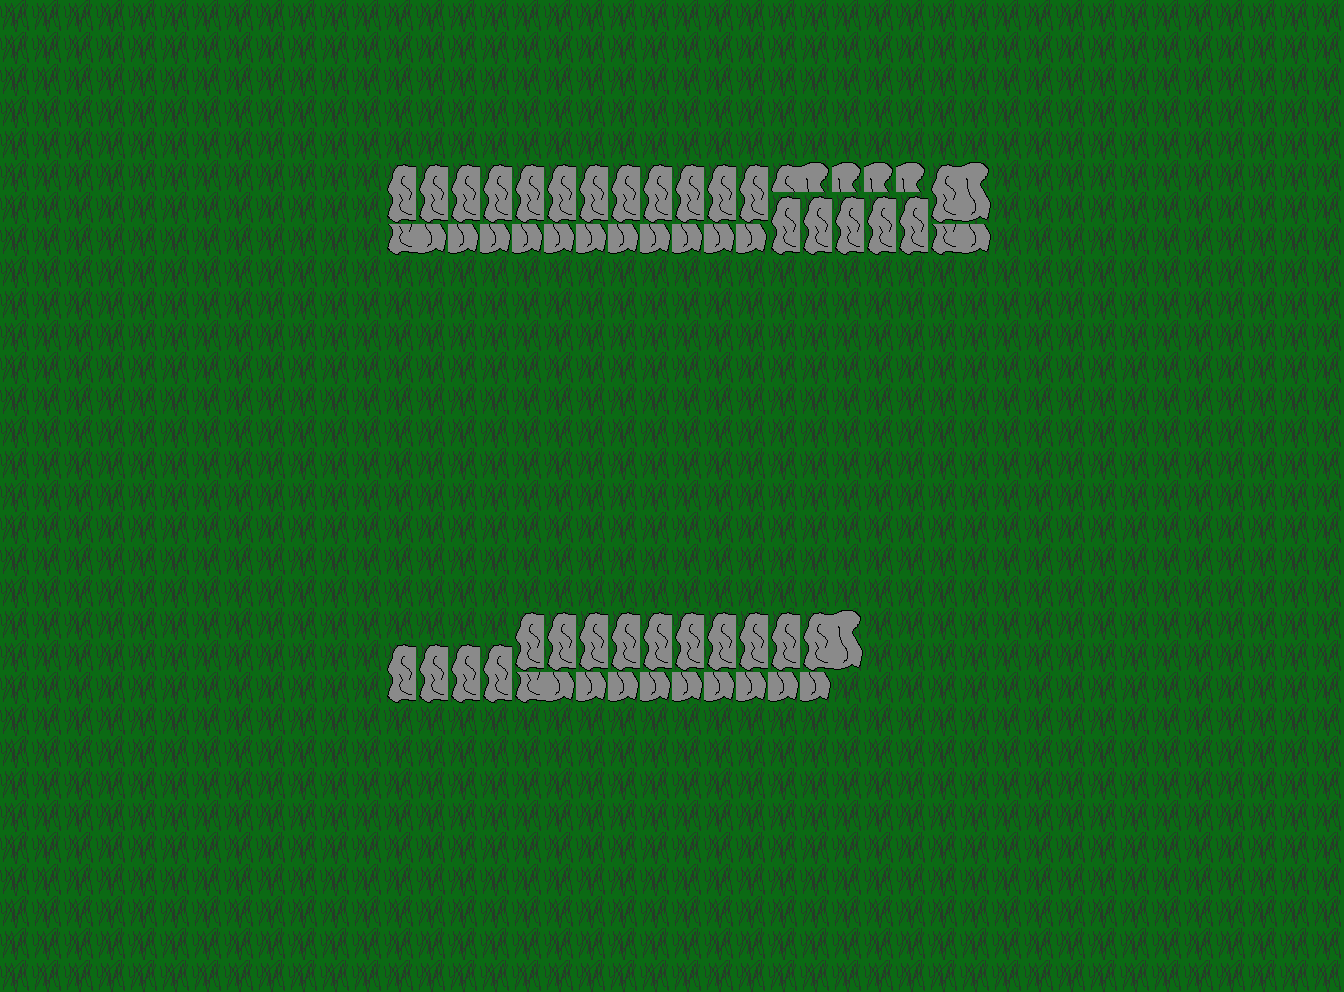

A 2D game scene composited from a Tiled map and its tileset images. What follows is a short description and the map's XML, with every tile layer's data as written:
An orthogonal 42x31 tile map with 32x32 px tiles, 2 tile layers (grass, rocks), 2 tilesets.

<map version="1.0" tiledversion="1.1.6" orientation="orthogonal" renderorder="right-down" width="42" height="31" tilewidth="32" tileheight="32" infinite="0" nextobjectid="1">
 <tileset firstgid="1" name="rockTile" tilewidth="32" tileheight="32" tilecount="4" columns="2">
  <image source="rockTile.png" width="64" height="64" />
 </tileset>
 <tileset firstgid="5" name="grassTile" tilewidth="32" tileheight="32" tilecount="2" columns="1">
  <image source="grassTile.png" width="32" height="64" />
 </tileset>
 <layer name="grass" width="42" height="31">
  <data encoding="csv">
5,5,5,5,5,5,5,5,5,5,5,5,5,5,5,5,5,5,5,5,5,5,5,5,5,5,5,5,5,5,5,5,5,5,5,5,5,5,5,5,5,5,
5,5,5,5,5,5,5,5,5,5,5,5,5,5,5,5,5,5,5,5,5,5,5,5,5,5,5,5,5,5,5,5,5,5,5,5,5,5,5,5,5,5,
5,5,5,5,5,5,5,5,5,5,5,5,5,5,5,5,5,5,5,5,5,5,5,5,5,5,5,5,5,5,5,5,5,5,5,5,5,5,5,5,5,5,
5,5,5,5,5,5,5,5,5,5,5,5,5,5,5,5,5,5,5,5,5,5,5,5,5,5,5,5,5,5,5,5,5,5,5,5,5,5,5,5,5,5,
5,5,5,5,5,5,5,5,5,5,5,5,5,5,5,5,5,5,5,5,5,5,5,5,5,5,5,5,5,5,5,5,5,5,5,5,5,5,5,5,5,5,
5,5,5,5,5,5,5,5,5,5,5,5,5,5,5,5,5,5,5,5,5,5,5,5,5,5,5,5,5,5,5,5,5,5,5,5,5,5,5,5,5,5,
5,5,5,5,5,5,5,5,5,5,5,5,5,5,5,5,5,5,5,5,5,5,5,5,5,5,5,5,5,5,5,5,5,5,5,5,5,5,5,5,5,5,
5,5,5,5,5,5,5,5,5,5,5,5,5,5,5,5,5,5,5,5,5,5,5,5,5,5,5,5,5,5,5,5,5,5,5,5,5,5,5,5,5,5,
5,5,5,5,5,5,5,5,5,5,5,5,5,5,5,5,5,5,5,5,5,5,5,5,5,5,5,5,5,5,5,5,5,5,5,5,5,5,5,5,5,5,
5,5,5,5,5,5,5,5,5,5,5,5,5,5,5,5,5,5,5,5,5,5,5,5,5,5,5,5,5,5,5,5,5,5,5,5,5,5,5,5,5,5,
5,5,5,5,5,5,5,5,5,5,5,5,5,5,5,5,5,5,5,5,5,5,5,5,5,5,5,5,5,5,5,5,5,5,5,5,5,5,5,5,5,5,
5,5,5,5,5,5,5,5,5,5,5,5,5,5,5,5,5,5,5,5,5,5,5,5,5,5,5,5,5,5,5,5,5,5,5,5,5,5,5,5,5,5,
5,5,5,5,5,5,5,5,5,5,5,5,5,5,5,5,5,5,5,5,5,5,5,5,5,5,5,5,5,5,5,5,5,5,5,5,5,5,5,5,5,5,
5,5,5,5,5,5,5,5,5,5,5,5,5,5,5,5,5,5,5,5,5,5,5,5,5,5,5,5,5,5,5,5,5,5,5,5,5,5,5,5,5,5,
5,5,5,5,5,5,5,5,5,5,5,5,5,5,5,5,5,5,5,5,5,5,5,5,5,5,5,5,5,5,5,5,5,5,5,5,5,5,5,5,5,5,
5,5,5,5,5,5,5,5,5,5,5,5,5,5,5,5,5,5,5,5,5,5,5,5,5,5,5,5,5,5,5,5,5,5,5,5,5,5,5,5,5,5,
5,5,5,5,5,5,5,5,5,5,5,5,5,5,5,5,5,5,5,5,5,5,5,5,5,5,5,5,5,5,5,5,5,5,5,5,5,5,5,5,5,5,
5,5,5,5,5,5,5,5,5,5,5,5,5,5,5,5,5,5,5,5,5,5,5,5,5,5,5,5,5,5,5,5,5,5,5,5,5,5,5,5,5,5,
5,5,5,5,5,5,5,5,5,5,5,5,5,5,5,5,5,5,5,5,5,5,5,5,5,5,5,5,5,5,5,5,5,5,5,5,5,5,5,5,5,5,
5,5,5,5,5,5,5,5,5,5,5,5,5,5,5,5,5,5,5,5,5,5,5,5,5,5,5,5,5,5,5,5,5,5,5,5,5,5,5,5,5,5,
5,5,5,5,5,5,5,5,5,5,5,5,5,5,5,5,5,5,5,5,5,5,5,5,5,5,5,5,5,5,5,5,5,5,5,5,5,5,5,5,5,5,
5,5,5,5,5,5,5,5,5,5,5,5,5,5,5,5,5,5,5,5,5,5,5,5,5,5,5,5,5,5,5,5,5,5,5,5,5,5,5,5,5,5,
5,5,5,5,5,5,5,5,5,5,5,5,5,5,5,5,5,5,5,5,5,5,5,5,5,5,5,5,5,5,5,5,5,5,5,5,5,5,5,5,5,5,
5,5,5,5,5,5,5,5,5,5,5,5,5,5,5,5,5,5,5,5,5,5,5,5,5,5,5,5,5,5,5,5,5,5,5,5,5,5,5,5,5,5,
5,5,5,5,5,5,5,5,5,5,5,5,5,5,5,5,5,5,5,5,5,5,5,5,5,5,5,5,5,5,5,5,5,5,5,5,5,5,5,5,5,5,
5,5,5,5,5,5,5,5,5,5,5,5,5,5,5,5,5,5,5,5,5,5,5,5,5,5,5,5,5,5,5,5,5,5,5,5,5,5,5,5,5,5,
5,5,5,5,5,5,5,5,5,5,5,5,5,5,5,5,5,5,5,5,5,5,5,5,5,5,5,5,5,5,5,5,5,5,5,5,5,5,5,5,5,5,
5,5,5,5,5,5,5,5,5,5,5,5,5,5,5,5,5,5,5,5,5,5,5,5,5,5,5,5,5,5,5,5,5,5,5,5,5,5,5,5,5,5,
5,5,5,5,5,5,5,5,5,5,5,5,5,5,5,5,5,5,5,5,5,5,5,5,5,5,5,5,5,5,5,5,5,5,5,5,5,5,5,5,5,5,
5,5,5,5,5,5,5,5,5,5,5,5,5,5,5,5,5,5,5,5,5,5,5,5,5,5,5,5,5,5,5,5,5,5,5,5,5,5,5,5,5,5,
5,5,5,5,5,5,5,5,5,5,5,5,5,5,5,5,5,5,5,5,5,5,5,5,5,5,5,5,5,5,5,5,5,5,5,5,5,5,5,5,5,5
</data>
 </layer>
 <layer name="rocks" width="42" height="31">
  <data encoding="csv">
0,0,0,0,0,0,0,0,0,0,0,0,0,0,0,0,0,0,0,0,0,0,0,0,0,0,0,0,0,0,0,0,0,0,0,0,0,0,0,0,0,0,
0,0,0,0,0,0,0,0,0,0,0,0,0,0,0,0,0,0,0,0,0,0,0,0,0,0,0,0,0,0,0,0,0,0,0,0,0,0,0,0,0,0,
0,0,0,0,0,0,0,0,0,0,0,0,0,0,0,0,0,0,0,0,0,0,0,0,0,0,0,0,0,0,0,0,0,0,0,0,0,0,0,0,0,0,
0,0,0,0,0,0,0,0,0,0,0,0,0,0,0,0,0,0,0,0,0,0,0,0,0,0,0,0,0,0,0,0,0,0,0,0,0,0,0,0,0,0,
0,0,0,0,0,0,0,0,0,0,0,0,0,0,0,0,0,0,0,0,0,0,0,0,0,0,0,0,0,0,0,0,0,0,0,0,0,0,0,0,0,0,
0,0,0,0,0,0,0,0,0,0,0,0,1,1,1,1,1,1,1,1,1,1,1,1,1,2,2,2,2,1,2,0,0,0,0,0,0,0,0,0,0,0,
0,0,0,0,0,0,0,0,0,0,0,0,3,3,3,3,3,3,3,3,3,3,3,3,1,1,1,1,1,3,4,0,0,0,0,0,0,0,0,0,0,0,
0,0,0,0,0,0,0,0,0,0,0,0,3,4,4,4,4,4,4,4,4,4,4,4,3,3,3,3,3,3,4,0,0,0,0,0,0,0,0,0,0,0,
0,0,0,0,0,0,0,0,0,0,0,0,0,0,0,0,0,0,0,0,0,0,0,0,0,0,0,0,0,0,0,0,0,0,0,0,0,0,0,0,0,0,
0,0,0,0,0,0,0,0,0,0,0,0,0,0,0,0,0,0,0,0,0,0,0,0,0,0,0,0,0,0,0,0,0,0,0,0,0,0,0,0,0,0,
0,0,0,0,0,0,0,0,0,0,0,0,0,0,0,0,0,0,0,0,0,0,0,0,0,0,0,0,0,0,0,0,0,0,0,0,0,0,0,0,0,0,
0,0,0,0,0,0,0,0,0,0,0,0,0,0,0,0,0,0,0,0,0,0,0,0,0,0,0,0,0,0,0,0,0,0,0,0,0,0,0,0,0,0,
0,0,0,0,0,0,0,0,0,0,0,0,0,0,0,0,0,0,0,0,0,0,0,0,0,0,0,0,0,0,0,0,0,0,0,0,0,0,0,0,0,0,
0,0,0,0,0,0,0,0,0,0,0,0,0,0,0,0,0,0,0,0,0,0,0,0,0,0,0,0,0,0,0,0,0,0,0,0,0,0,0,0,0,0,
0,0,0,0,0,0,0,0,0,0,0,0,0,0,0,0,0,0,0,0,0,0,0,0,0,0,0,0,0,0,0,0,0,0,0,0,0,0,0,0,0,0,
0,0,0,0,0,0,0,0,0,0,0,0,0,0,0,0,0,0,0,0,0,0,0,0,0,0,0,0,0,0,0,0,0,0,0,0,0,0,0,0,0,0,
0,0,0,0,0,0,0,0,0,0,0,0,0,0,0,0,0,0,0,0,0,0,0,0,0,0,0,0,0,0,0,0,0,0,0,0,0,0,0,0,0,0,
0,0,0,0,0,0,0,0,0,0,0,0,0,0,0,0,0,0,0,0,0,0,0,0,0,0,0,0,0,0,0,0,0,0,0,0,0,0,0,0,0,0,
0,0,0,0,0,0,0,0,0,0,0,0,0,0,0,0,0,0,0,0,0,0,0,0,0,0,0,0,0,0,0,0,0,0,0,0,0,0,0,0,0,0,
0,0,0,0,0,0,0,0,0,0,0,0,0,0,0,0,1,1,1,1,1,1,1,1,1,1,2,0,0,0,0,0,0,0,0,0,0,0,0,0,0,0,
0,0,0,0,0,0,0,0,0,0,0,0,1,1,1,1,3,3,3,3,3,3,3,3,3,3,4,0,0,0,0,0,0,0,0,0,0,0,0,0,0,0,
0,0,0,0,0,0,0,0,0,0,0,0,3,3,3,3,3,4,4,4,4,4,4,4,4,4,0,0,0,0,0,0,0,0,0,0,0,0,0,0,0,0,
0,0,0,0,0,0,0,0,0,0,0,0,0,0,0,0,0,0,0,0,0,0,0,0,0,0,0,0,0,0,0,0,0,0,0,0,0,0,0,0,0,0,
0,0,0,0,0,0,0,0,0,0,0,0,0,0,0,0,0,0,0,0,0,0,0,0,0,0,0,0,0,0,0,0,0,0,0,0,0,0,0,0,0,0,
0,0,0,0,0,0,0,0,0,0,0,0,0,0,0,0,0,0,0,0,0,0,0,0,0,0,0,0,0,0,0,0,0,0,0,0,0,0,0,0,0,0,
0,0,0,0,0,0,0,0,0,0,0,0,0,0,0,0,0,0,0,0,0,0,0,0,0,0,0,0,0,0,0,0,0,0,0,0,0,0,0,0,0,0,
0,0,0,0,0,0,0,0,0,0,0,0,0,0,0,0,0,0,0,0,0,0,0,0,0,0,0,0,0,0,0,0,0,0,0,0,0,0,0,0,0,0,
0,0,0,0,0,0,0,0,0,0,0,0,0,0,0,0,0,0,0,0,0,0,0,0,0,0,0,0,0,0,0,0,0,0,0,0,0,0,0,0,0,0,
0,0,0,0,0,0,0,0,0,0,0,0,0,0,0,0,0,0,0,0,0,0,0,0,0,0,0,0,0,0,0,0,0,0,0,0,0,0,0,0,0,0,
0,0,0,0,0,0,0,0,0,0,0,0,0,0,0,0,0,0,0,0,0,0,0,0,0,0,0,0,0,0,0,0,0,0,0,0,0,0,0,0,0,0,
0,0,0,0,0,0,0,0,0,0,0,0,0,0,0,0,0,0,0,0,0,0,0,0,0,0,0,0,0,0,0,0,0,0,0,0,0,0,0,0,0,0
</data>
 </layer>
</map>